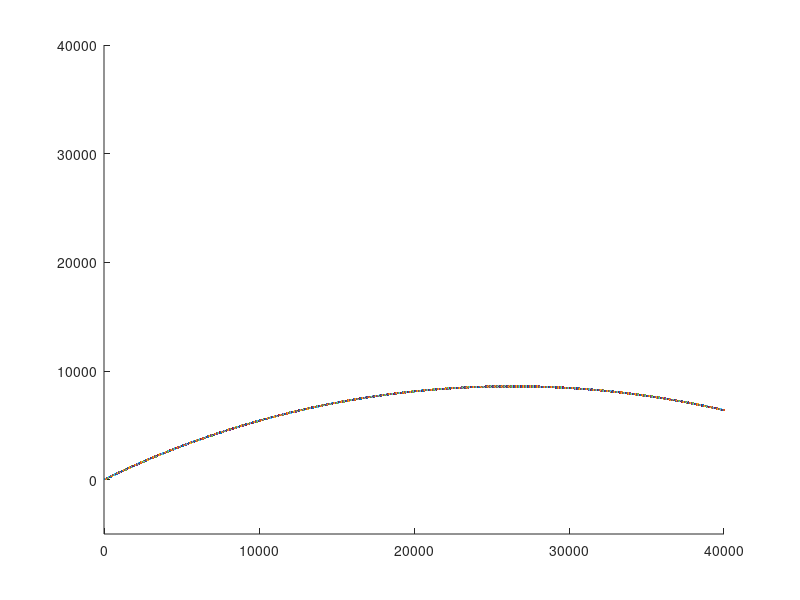

Source code (MATLAB):

function BS_main

 main

end
function  main

v0   = 930;    % (m/s) Initial velocity (K9 Thunder 155 mm)
alfa = 35      % (deg) Angle
m    = 46.4    % (kg)  Mass (K307, BB/HE 155 mm)
k    = 0.1;  % drag ohje arvo oli 0.055 jossain
g    = 9.81;   % (m/s'2) Gravitaatiovakio aka putoamiskiihtyvyys
t    = 1;



% kutsutaan funktioita

kitkaton(v0,alfa,m,g)
kitkallinen(v0,alfa,m,g,k,t)

end

function kitkaton(v0,alfa,m,g)

% lasketaan nopeuden x ja y komponentit
v0x = v0 * cosd(alfa)
v0y = v0 * sind(alfa)


% Lasketaan nousuaika tn, kun vy = 0 ,eli kappale kääntyy laskuun lakikorkeudella.
% v0y-g*tn = 0
% tn = v0y/g
%---> tn = (v0*sind(alfa))/g

tn = (v0*sind(alfa))/g

% kappaleen lento aika = tn * 2
t = 2 * tn

% kappaleen liike x suunnassa

sx = v0x * t;
kantama = sx / 1000;
disp ("Kitkaton kantama on:"),disp(kantama)
disp ("km")

%while v0y > -1
%plot(v0x,v0y)

%end

end
function kitkallinen(v0,alfa,m,g,k,t)


%xcom = v0 * cosd(alfa) * e^(k*t);
%ycom = (g/k + v0 * sind(alfa)) * e^(k*t) - g/k;  testailua
%plot(xcom, ycom)


v = v0
x = 0;
y = 0;
kantama_x_kitk = 0;
kantama_y_kitk = 0;

while  y > -1


vx1 = v*cosd(alfa);               % nopeuden x komponentti ajan hetkellä 0
vy1 = v*sind(alfa);               % nopeuden y komponentti ajan hetkellä 0

x = x + vx1;
y = y + vy1;

ax1 = -k*vx1*sqrt(vx1^2+vy1^2);   % kiihtyvyyden x komponentit
ay1 = -g-k*vy1*sqrt(vx1^2+vy1^2); % kiihtyvyyden y komponentit



vx1 = vx1 + ax1 /100;             % nopeuden x komponentti sekunnin jälkeen        miks vitus tää jaetaan huntil??
vy1 = vy1 + ay1 /100;             % nopeuden y komponentti sekunnin jälkeen

%vx1 = vx1 + ax1;                 % nopeuden x komponentti sekunnin jälkeen
%vy1 = vy1 + ay1;                 % nopeuden y komponentti sekunnin jälkeen


x = x + vx1;
y = y + vy1;

kantama_x_kitk = kantama_x_kitk + vx1;    % kantama metreinä nopeude x komponentit laskettuna yhteen
kantama_y_kitk = kantama_y_kitk + vy1;    % kantama metreinä nopeude x komponentit laskettuna yhteen
%v = sqrt(vx1^2+vy1^2)            % nopeus


%alfa = acosd(vx1/v)              % kumpikin toimii
alfa = atand(vy1/vx1);

hold on
  %plot(vx1,vy1)
%plot(x,y)
plot(kantama_x_kitk,kantama_y_kitk)
  %plot(t,ay1)
t = t + 1;

axis([-10 40000 -5000 40000])       % kuvaajan skaalaus/lukitus

end
kantama_x_kitk = kantama_x_kitk/1000;
disp("Kitkallinen kantama on:(km)")
disp(kantama_x_kitk)

end
